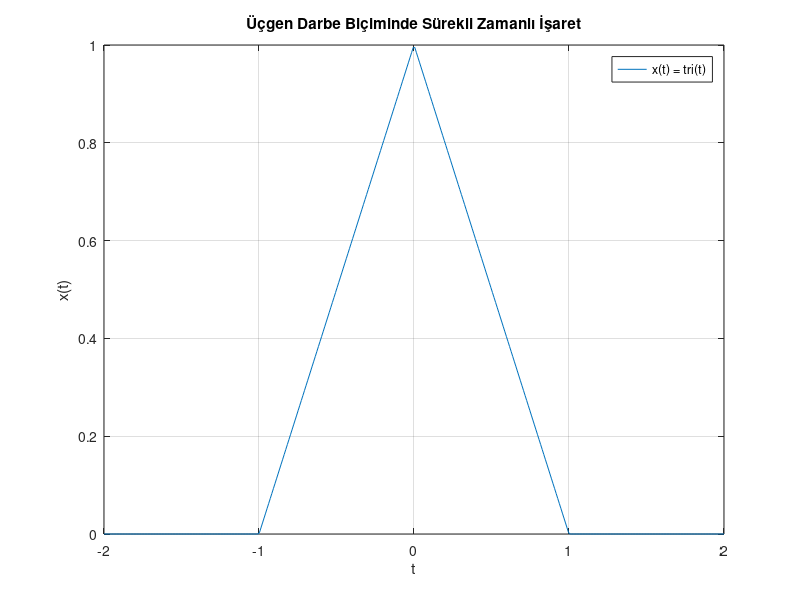

The MATLAB source for this figure:
% Mehmet ALTINTAŞ 1901022065
% ELM 264 PROJE 2- PROBLEM 1_a
% t aralığını belirleyelim
t = linspace(-2, 2, 400);

% x(t) fonksiyonunu tanımlayalım
x = (abs(t) < 1) .* (1 - abs(t));

% Grafiği çizelim
figure;
plot(t, x, 'DisplayName', 'x(t) = tri(t)');
xlabel('t');
ylabel('x(t)');
title('Üçgen Darbe Biçiminde Sürekli Zamanlı İşaret');
grid on;
legend show;